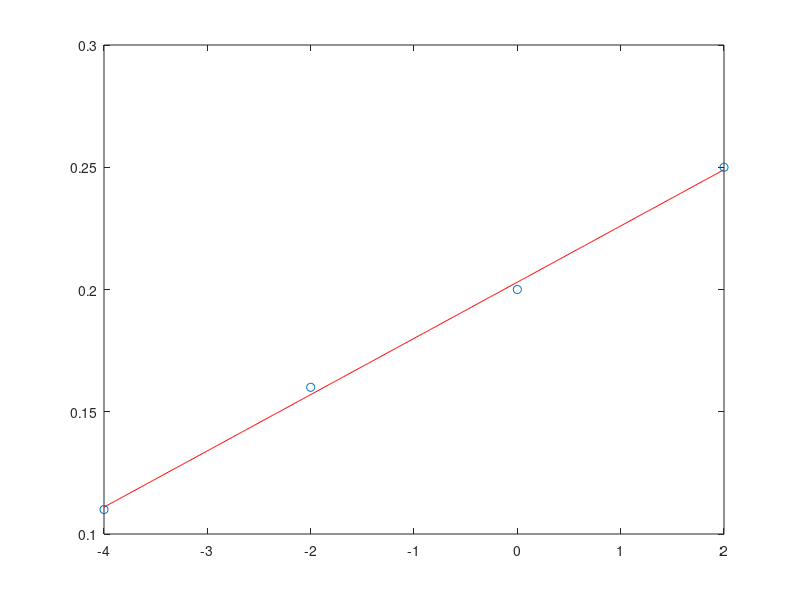

Write MATLAB code to recreate this figure.
% Este programa determina o polinomio de grau n por uma nuvem de pontos
% dados utilizando o metodo dos Minimos Quadrado (MQO).

% x = [-10 -9 4 3 -7 -2 9 10 20 -3 5];
% y = [3 5 -7 8 20 15 -4 0 -9 10 10];

x = [-4 -2 0 2]
y = [.11 .16 .2 .25]
m = length(x); n = 1; % grau
vettermosA = zeros(1,2*n); % Contem o os somatorios comecando com o x, x^2, x^3 ..., x^2n 

A = zeros(n + 1, n + 1); % Inicializando a matriz A
b = zeros(n+1,1); % Inicializando a matriz b

% % Aqui preencho vetor vettermosA
for ii = 1:m % loop relativo ao somatorio, olhando para o X
    for jj = 1:2*n % loop para calcular cada termo, preenchendo o vettermosA
        vettermosA(jj) = vettermosA(jj) + x(ii)^jj;
    end
end

% % Aqui preencho vetor b
for ii = 1:m % loop relativo ao somatorio, olhando para o X e Y
    for jj = 1:n+1 % loop para calcular cada termo, preenchendo o b
        b(jj) = b(jj) + y(ii)*x(ii)^(jj-1);
    end
end

% %  Motando matriz A
A(1,1) =  m; 
A(1,2:n+1) = vettermosA(1,1:n);

for ii = 2:n+1
    A(ii,:) = vettermosA(1,ii-1:ii+n-1);
end

% % Achando so coeficientes
c = A\b;

% % Plotando 
xaux = min(x):0.01:max(x);
nxaux = length(xaux);
yaux = zeros(1, nxaux);

for ii = 1:n+1
    yaux = yaux + c(ii)*xaux.^(ii-1);
end

plot(xaux, yaux,'-r', x, y, 'o')
